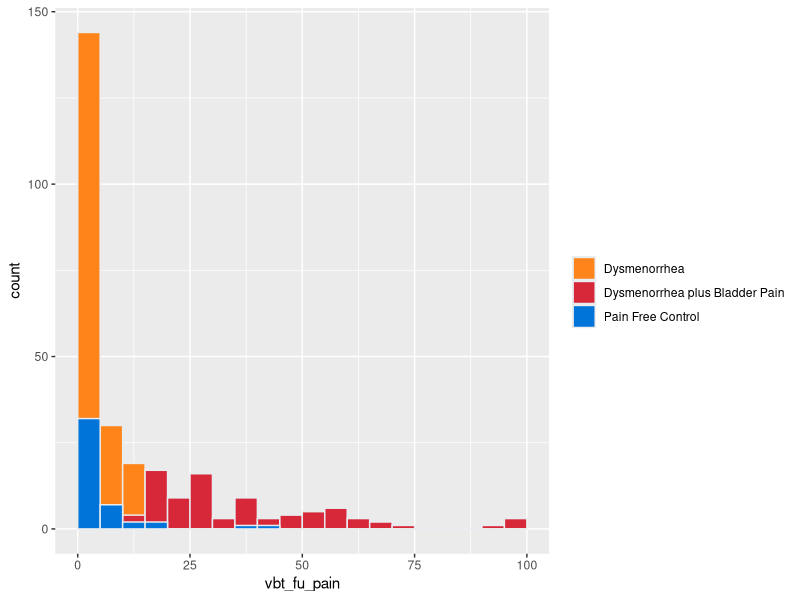
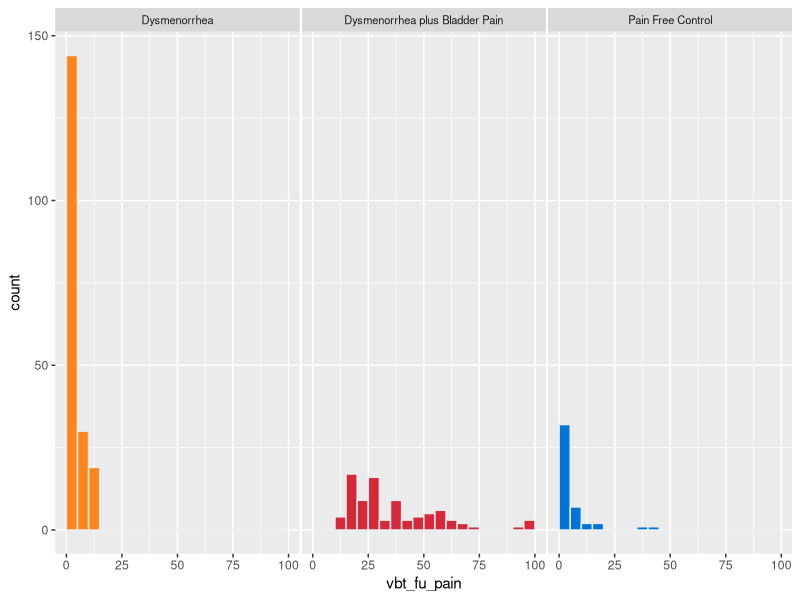

Write the R code that produced these figures, in order. (Note: this script raises an error after producing the figures.)
#VBT Predictive Factors ~ part 2 (graphs)
#Written by Sarah Darnell, last modified 12.18.25

library(readr)
library(dplyr)
library(ggplot2)

#set working directory
setwd("~/Sarah work stuff/2025 Data Projects/VBT Predictive Factors CRAMPP2")

#import latest dataset
redcap <- read_csv("Edited data files/redcap_post_supplementary_vars.csv")

########################
##Histogram of FU pain##
########################

redcap_noflag <- redcap %>%
  filter(vbt_flag != 1)

#option 1 - Mirror histogram
histogram_v1 <- ggplot(redcap_noflag, aes(x = vbt_fu_pain, fill = Group)) +
  geom_histogram(color="#e9ecef", position = 'identity', 
                 binwidth = 5, boundary = 0) +
  scale_fill_manual(values=c("#ff851b", "#d62839", "#0074D9")) +
  labs(fill="")

ggsave("plots/hist_fu_pain_v1.png", plot = histogram_v1)

#option 2 - small multiple
histogram_v2 <- ggplot(redcap_noflag, aes(x=vbt_fu_pain, fill=Group)) +
  geom_histogram(color="#e9ecef", binwidth = 5, boundary = 0) +
  scale_fill_manual(values=c("#ff851b", "#d62839", "#0074D9")) +
  theme(
    legend.position="none",
    panel.spacing = unit(0.1, "lines"),
    strip.text.x = element_text(size = 8)
  ) +
  facet_wrap(~Group)

ggsave("plots/hist_fu_pain_v2.png", plot = histogram_v2)


#############################
##Plot of FU pain VBT vs IP##
#############################

redcap_noflag_noHC <- redcap %>%
  filter(vbt_flag != 1) %>%
  filter(Group != "Pain Free Control")

scatter_plot_fupain <- ggplot(redcap_noflag_noHC, aes(x = ipb_fupain, y = vbt_fu_pain, color = Group)) +
  geom_point() +
  scale_color_manual(values = c("#ff851b", "#d62839")) +
  scale_x_continuous(limits = c(0, 100)) +
  scale_y_continuous(limits = c(0, 100)) +
  labs(
    x = "VBT first urge pain",
    y = "In-person first urge pain",
    title = "Virtual vs In-person Pain at First Urge to Void"
  ) +
  theme_bw() +
  theme(legend.position = "bottom")

ggsave("plots/scat_fu_pain_.png", plot = scatter_plot_fupain)











#############################################
##CPP measures box plots (GSRS, ICSI, GUPI)##
#############################################

#GSRS box plot
ggplot(redcap, aes(x = Group, y = gsrs_bl)) +
  geom_boxplot(outlier.shape = 21, outlier.size = 2, alpha = 0.8) +
  theme_bw(base_size = 14) +
  theme(
    legend.position = "none",
    panel.grid.major.x = element_blank(),
    axis.title.x = element_blank()
  ) +
  labs(
    y = "GSRS"
  )

#ICSI box plot
ggplot(redcap, aes(x = Group, y = icsi_bl)) +
  geom_boxplot(outlier.shape = 21, outlier.size = 2, alpha = 0.8) +
  theme_bw(base_size = 14) +
  theme(
    legend.position = "none",
    panel.grid.major.x = element_blank(),
    axis.title.x = element_blank()
  ) +
  labs(
    y = "ICSI"
  )

#GUPI box plot
ggplot(redcap, aes(x = Group, y = gupi_bl)) +
  geom_boxplot(outlier.shape = 21, outlier.size = 2, alpha = 0.8) +
  theme_bw(base_size = 14) +
  theme(
    legend.position = "none",
    panel.grid.major.x = element_blank(),
    axis.title.x = element_blank()
  ) +
  labs(
    y = "GUPI"
  )


##############################################
## Correlation matrices (GSRS, ICSI, GUPI ) ##
##############################################

#uncomment to save output
sink("Logs/3.2.26/cor_matrix_log.txt")

#subset needed variables
correlation_subset <- redcap %>%
  filter(redcap_event_name == "virtual_assessment_arm_1") %>%
  select(record_id, vbt_fu_pain, bl_urine_ml, 
         gupi_bl, icsi_bl, gsrs_bl, mcgill_1,
         mcgill_2, mcgill_3)

vars <- correlation_subset %>% select(vbt_fu_pain, bl_urine_ml, 
                                      gupi_bl, icsi_bl, gsrs_bl,
                                      mcgill_1, mcgill_2, mcgill_3)

#spearman matrix
cor(vars, method = "spearman", use = "pairwise.complete.obs")


#pearson matrix
cor(vars, method = "pearson", use = "pairwise.complete.obs")

sink()


###########################################
## Regression Models (GSRS, ICSI, GUPI) ##
###########################################

#uncomment to save output - update date here and throughout ggplots 
sink("Logs/12.18.25/regression_log.txt")


#subset needed variables
regression_subset <- redcap %>%
  filter(redcap_event_name == "virtual_assessment_arm_1") %>%
  select(record_id, vbt_fu_pain, bl_urine_ml, 
         vbt_fs_pain, vbt_mt_pain, mcgill_1,
         mcgill_2, mcgill_3, promis_anx_t_score, 
         promis_dep_t_score, `PCS-T`, gsrs_bl, icsi_bl, gupi_bl)

#Model #1: mcgill_1/2/3 ~ FS pain + FU pain + MT pain + volume voided

mcgill_1_model_1 <- lm(mcgill_1 ~ 
                       vbt_fs_pain + 
                       vbt_fu_pain +
                       vbt_mt_pain +
                       bl_urine_ml, 
                  data = regression_subset)
#print summary of model
summary(mcgill_1_model_1)

mcgill_2_model_1 <- lm(mcgill_2 ~ 
                       vbt_fs_pain + 
                       vbt_fu_pain +
                       vbt_mt_pain +
                       bl_urine_ml, 
                     data = regression_subset)
#print summary of model
summary(mcgill_2_model_1)

mcgill_3_model_1 <- lm(mcgill_3 ~ 
                       vbt_fs_pain + 
                       vbt_fu_pain +
                       vbt_mt_pain +
                       bl_urine_ml, 
                     data = regression_subset)
#print summary of model
summary(mcgill_3_model_1)

#Model #2: mcgill_1/2/3 ~ anxiety, depression, PCS

mcgill_1_model_2 <- lm(mcgill_1 ~ 
                      promis_anx_t_score + 
                      promis_dep_t_score +
                      `PCS-T`, 
                     data = regression_subset)

#print summary of model
summary(mcgill_1_model_2)

mcgill_2_model_2 <- lm(mcgill_2 ~ 
                         promis_anx_t_score + 
                         promis_dep_t_score +
                         `PCS-T`, 
                       data = regression_subset)

#print summary of model
summary(mcgill_2_model_2)

mcgill_3_model_2 <- lm(mcgill_3 ~ 
                         promis_anx_t_score + 
                         promis_dep_t_score +
                         `PCS-T`, 
                       data = regression_subset)

#print summary of model
summary(mcgill_3_model_2)

#Model #3: mcgill_1/2/3 ~ anxiety, depression, PCS, 
#vbt_fs_pain, vbt_fu_pain, vbt_mt_pain, bl_urine_ml

mcgill_1_model_3 <- lm(mcgill_1 ~ 
                         promis_anx_t_score + 
                         promis_dep_t_score +
                         `PCS-T`+
                         vbt_fs_pain + 
                         vbt_fu_pain +
                         vbt_mt_pain +
                         bl_urine_ml,
                       data = regression_subset)

#print summary of model
summary(mcgill_1_model_3)

mcgill_2_model_3 <- lm(mcgill_2 ~ 
                         promis_anx_t_score + 
                         promis_dep_t_score +
                         `PCS-T`+
                         vbt_fs_pain + 
                         vbt_fu_pain +
                         vbt_mt_pain +
                         bl_urine_ml,
                       data = regression_subset)

#print summary of model
summary(mcgill_2_model_3)

mcgill_3_model_3 <- lm(mcgill_3 ~ 
                         promis_anx_t_score + 
                         promis_dep_t_score +
                         `PCS-T`+
                         vbt_fs_pain + 
                         vbt_fu_pain +
                         vbt_mt_pain +
                         bl_urine_ml,
                       data = regression_subset)

#print summary of model
summary(mcgill_3_model_3)

#Model #4: mcgill_1/2/3 ~ anxiety, depression, PCS, GSRS

mcgill_1_model_4 <- lm(mcgill_1 ~ 
                         promis_anx_t_score + 
                         promis_dep_t_score +
                         `PCS-T`+
                         gsrs_bl,
                       data = regression_subset)

#print summary of model
summary(mcgill_1_model_4)

mcgill_2_model_4 <- lm(mcgill_2 ~ 
                         promis_anx_t_score + 
                         promis_dep_t_score +
                         `PCS-T`+
                         gsrs_bl,
                       data = regression_subset)

#print summary of model
summary(mcgill_2_model_4)

mcgill_3_model_4 <- lm(mcgill_3 ~ 
                         promis_anx_t_score + 
                         promis_dep_t_score +
                         `PCS-T`+
                         gsrs_bl,
                       data = regression_subset)

#print summary of model
summary(mcgill_3_model_4)

#Model #5: mcgill_1/2/3 ~ anxiety, depression, PCS, ICSI

mcgill_1_model_5 <- lm(mcgill_1 ~ 
                         promis_anx_t_score + 
                         promis_dep_t_score +
                         `PCS-T`+
                         icsi_bl,
                       data = regression_subset)

#print summary of model
summary(mcgill_1_model_5)

mcgill_2_model_5 <- lm(mcgill_2 ~ 
                         promis_anx_t_score + 
                         promis_dep_t_score +
                         `PCS-T`+
                         icsi_bl,
                       data = regression_subset)

#print summary of model
summary(mcgill_2_model_5)

mcgill_3_model_5 <- lm(mcgill_3 ~ 
                         promis_anx_t_score + 
                         promis_dep_t_score +
                         `PCS-T`+
                         icsi_bl,
                       data = regression_subset)

#print summary of model
summary(mcgill_3_model_5)

#Model #6: mcgill_1/2/3 ~ anxiety, depression, PCS, GUPI

mcgill_1_model_6 <- lm(mcgill_1 ~ 
                         promis_anx_t_score + 
                         promis_dep_t_score +
                         `PCS-T`+
                         gupi_bl,
                       data = regression_subset)

#print summary of model
summary(mcgill_1_model_6)

mcgill_2_model_6 <- lm(mcgill_2 ~ 
                         promis_anx_t_score + 
                         promis_dep_t_score +
                         `PCS-T`+
                         gupi_bl,
                       data = regression_subset)

#print summary of model
summary(mcgill_2_model_6)

mcgill_3_model_6 <- lm(mcgill_3 ~ 
                         promis_anx_t_score + 
                         promis_dep_t_score +
                         `PCS-T`+
                         gupi_bl,
                       data = regression_subset)

#print summary of model
summary(mcgill_3_model_6)


#uncomment to stop logging
sink()
